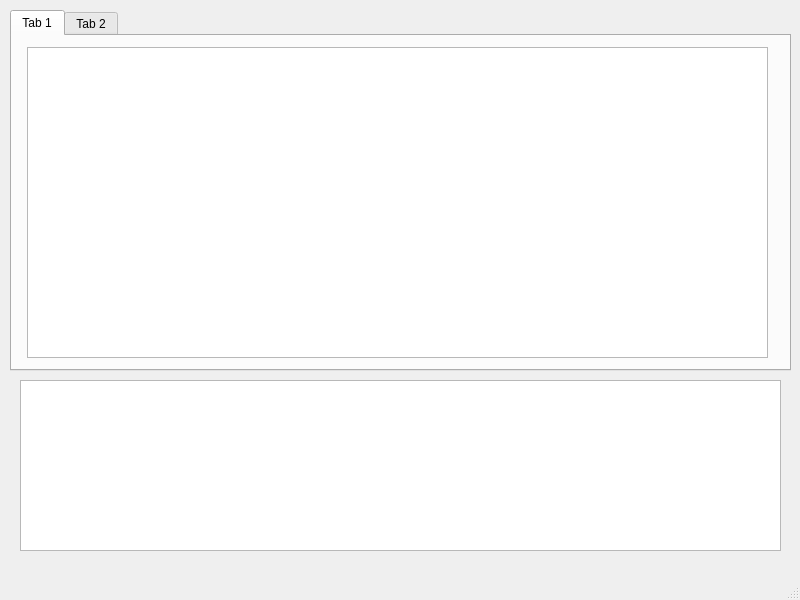
<?xml version="1.0" encoding="UTF-8"?>
<ui version="4.0">
 <class>MainWindow</class>
 <widget class="QMainWindow" name="MainWindow">
  <property name="geometry">
   <rect>
    <x>0</x>
    <y>0</y>
    <width>800</width>
    <height>600</height>
   </rect>
  </property>
  <property name="windowTitle">
   <string>MainWindow</string>
  </property>
  <widget class="QWidget" name="centralwidget">
   <widget class="QTabWidget" name="tabWidget">
    <property name="geometry">
     <rect>
      <x>10</x>
      <y>10</y>
      <width>781</width>
      <height>361</height>
     </rect>
    </property>
    <property name="currentIndex">
     <number>0</number>
    </property>
    <widget class="QWidget" name="tab">
     <attribute name="title">
      <string>Tab 1</string>
     </attribute>
     <widget class="QTextBrowser" name="textBrowser">
      <property name="geometry">
       <rect>
        <x>15</x>
        <y>11</y>
        <width>741</width>
        <height>311</height>
       </rect>
      </property>
     </widget>
    </widget>
    <widget class="QWidget" name="tab_2">
     <attribute name="title">
      <string>Tab 2</string>
     </attribute>
    </widget>
   </widget>
   <widget class="QTextBrowser" name="textBrowser_2">
    <property name="geometry">
     <rect>
      <x>20</x>
      <y>380</y>
      <width>761</width>
      <height>171</height>
     </rect>
    </property>
   </widget>
  </widget>
  <widget class="QMenuBar" name="menubar">
   <property name="geometry">
    <rect>
     <x>0</x>
     <y>0</y>
     <width>800</width>
     <height>21</height>
    </rect>
   </property>
  </widget>
  <widget class="QStatusBar" name="statusbar"/>
 </widget>
 <resources/>
 <connections/>
</ui>
